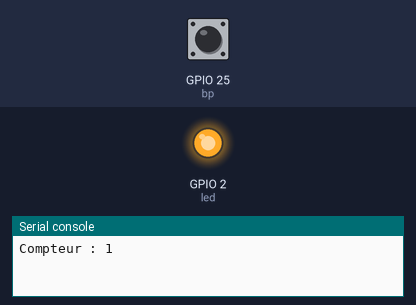
A program run on a simulated ESP32 board running MicroPython. Parts: output pins drawn as LEDs (lit = HIGH), the last lines printed to the serial console. Dashed ring = blinking. Inputs (shaded band) come from the test bench; at power-on: GPIO 25 (bp) HIGH.

Above: at 1.2 s.
1.3 s: GPIO 25 (bp) pulsed LOW 5 times (0.12 s each, 0.3 s apart)
At 1.87 s:
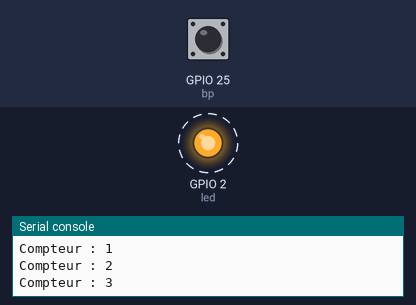
At 3.2 s:
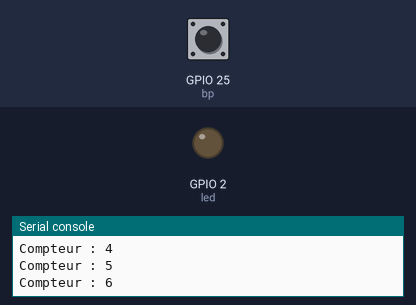
Timing chart, 0 to 4.7 s (numbered marks = the images above; inputs shaded):
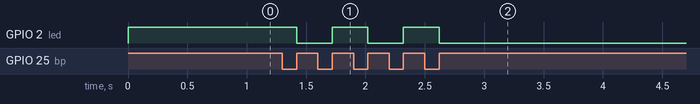

Measured:
- after the input at 1.3 s, GPIO 2 (led): alternates HIGH for 0.30 s and LOW for 0.30 s, 5 changes in all, then stays LOW, starting after 0.12 s

The program:

comptage-bloquant.py
```python
from machine import Pin
from time import sleep

led = Pin(2, Pin.OUT)
bp = Pin(25, Pin.IN)
compt = 0

for cycle in range(10):        # on fait juste 10 cycles appui/relachement
    while not bp.value() :     # on attend l'appui sur le bp
        pass                   # on ne fait rien, mais il faut le dire
    compt = compt + 1
    print("Compteur :",compt)
    led.value(not led.value()) # basculement de la LED
    sleep(0.02)                # delai pour supprimer les rebonds du bp
    while bp.value() :         # on attend l'appui sur le bp
        pass                   # on ne fait rien, mais il faut le dire
    sleep(.02)                 # delai pour supprimer les rebonds du bp
```
